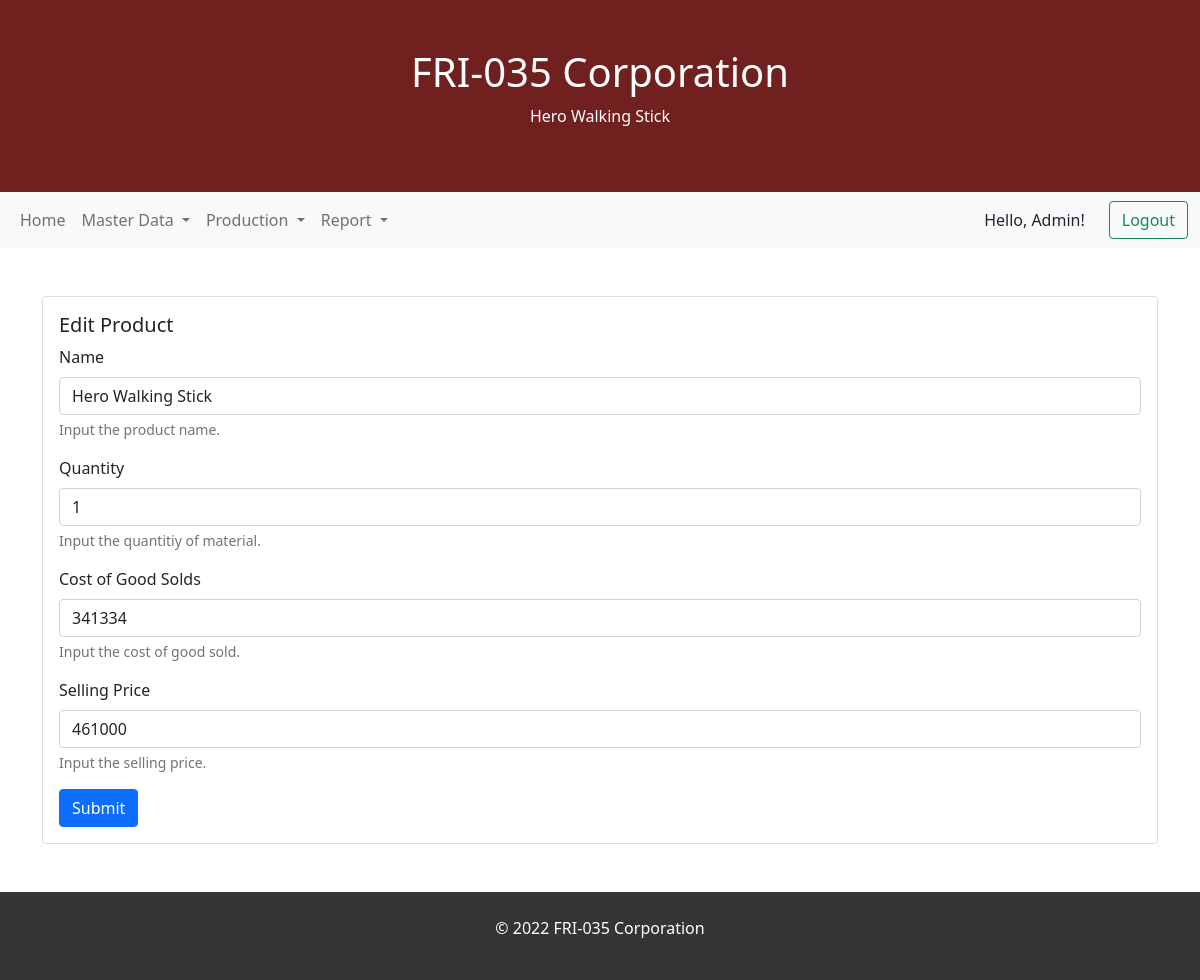
Screenshot of /product/edit.php?id=1 (signed in) with the database file from the repository.
### tables this page shows
CREATE TABLE `product` (
  `id` int(11) NOT NULL,
  `name` varchar(255) NOT NULL,
  `qty` int(11) NOT NULL,
  `cogs` bigint(20) NOT NULL,
  `selling_price` bigint(20) NOT NULL
);

### model/Product.php (called while the page is built, shortened)
<?php
class Product extends Database
{
    function __construct()
    {
        $this->connection = mysqli_connect($this->host, $this->username, $this->password, $this->database);
    }
    function getProduct($id)
    {
        $query = "SELECT * FROM product WHERE id='$id' ";
        $data = mysqli_query($this->connection, $query);
        if (!$this->connection->query($query)) {
            echo ("Error description: " . $this->connection->error);
        }
        return mysqli_fetch_assoc($data);
    }
}

### product/edit.php (the view, shortened to what this page needs)
<?php
include '../model/Product.php';
$db = new Product();
$product = $db->getProduct($_GET['id']);
?>
<!DOCTYPE html>
<html lang="en">
<head>
    <link href="https://cdn.jsdelivr.net/npm/bootstrap@5.1.3/dist/css/bootstrap.min.css" rel="stylesheet">
</head>
<body>
    <div class="p-5  text-white text-center" style="background-color : #712020">
        <h1>FRI-035 Corporation</h1>
        <p>Hero Walking Stick</p>
    </div>
    <?php include('../navigation/index.php') ?>
    <div class="container mt-5">
        <div class="row">
            <div class="col-lg-12">
                <div class="card">
                    <div class="card-body">
                        <h5 class="card-title">Edit Product</h5>
                        <form action="process.php?action=edit" method="POST">
                            <div class="mb-3">
                                <label for="exampleInputEmail1" class="form-label">Name</label>
                                <input type="text" name="name" class="form-control" value="<?=$product['name']?>">
                                <div id="emailHelp" class="form-text">Input the product name.</div>
                            </div>
                            <div class="mb-3">
                                <label for="exampleInputEmail1" class="form-label">Quantity</label>
                                <input type="text" name="qty" class="form-control" value="<?=$product['qty']?>">
                                <div id="emailHelp" class="form-text">Input the quantitiy of material.</div>
                            </div>
                            <div class="mb-3">
                                <label for="exampleInputEmail1" class="form-label">Cost of Good Solds</label>
                                <input type="text" name="cogs" class="form-control" value="<?=$product['cogs']?>">
                                <div id="emailHelp" class="form-text">Input the cost of good sold.</div>
                            </div>
                            <div class="mb-3">
                                <label for="exampleInputEmail1" class="form-label">Selling Price</label>
                                <input type="text" name="sp" class="form-control" value="<?=$product['selling_price']?>">
                                <div id="emailHelp" class="form-text">Input the selling price.</div>
                            </div>
                            <button type="submit" class="btn btn-primary">Submit</button>
                        </form>
                    </div>
                </div>
            </div>
        </div>
    </div>
    <div class="mt-5 p-4  text-white text-center" style="background-color:#373434">
        <p>&copy 2022 FRI-035 Corporation</p>
    </div>
</body>
</html>

### rows the page displays
product: name "Hero Walking Stick", qty "1", cogs "341334", sp "461000"

### other values shown
$_SESSION['name'] "Admin"
